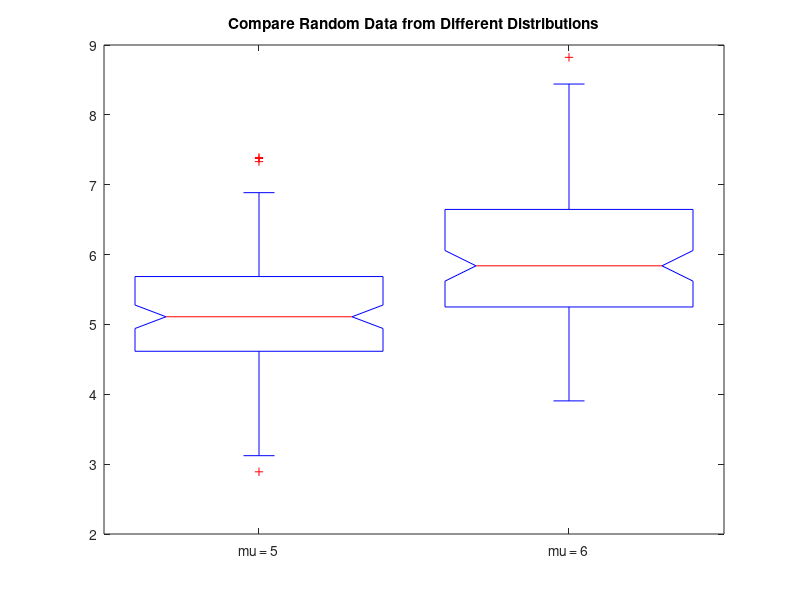

This chart was generated by the following MATLAB code:
clear,clc
rng(0)

x1 = normrnd(5,1,100,1);
x2 = normrnd(6,1,100,1);
figure
boxplot([x1,x2],'Notch','on','Labels',{'mu = 5','mu = 6'}) 
title('Compare Random Data from Different Distributions')

